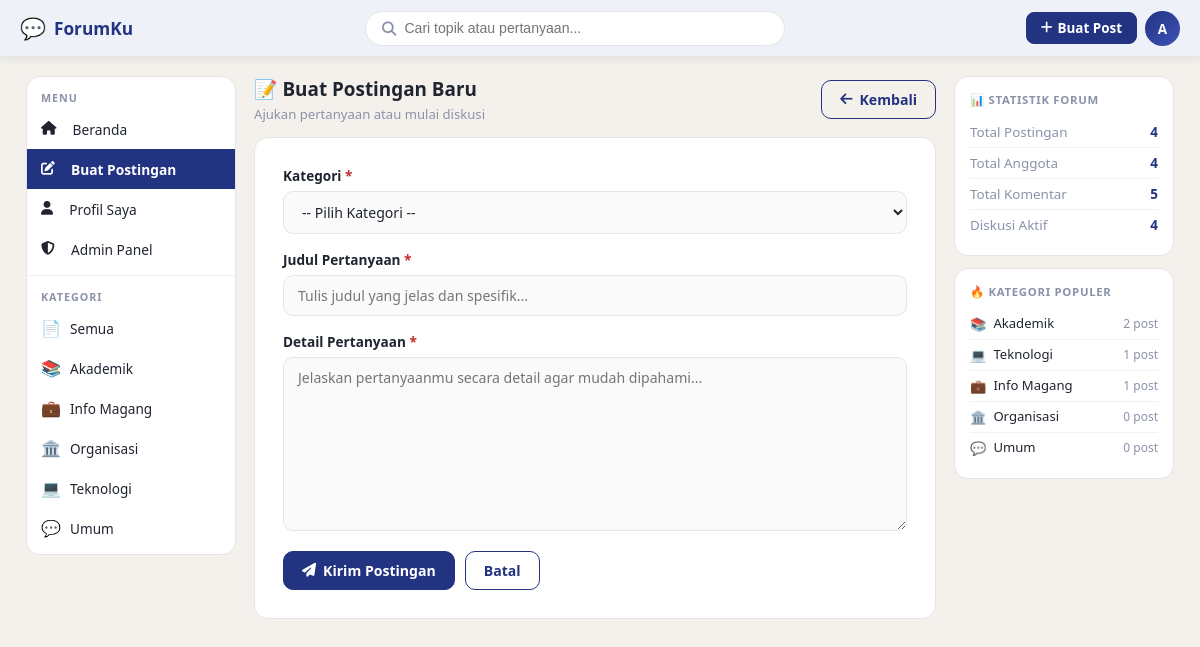
The app's page /post/create.php (signed in) with its own data.
### tables this page shows
CREATE TABLE tb_kategori (
    id_kategori INT AUTO_INCREMENT PRIMARY KEY,
    nama_kategori VARCHAR(50) NOT NULL UNIQUE,
    deskripsi TEXT,
    icon VARCHAR(10) DEFAULT '📁'
);

### config/db.php (called while the page is built, shortened)
<?php
function clean($d)
{
    return htmlspecialchars(strip_tags(trim($d)));
}
function getInitial($u)
{
    return strtoupper(substr($u, 0, 1));
}

### post/create.php (the view, shortened to what this page needs)
<?php
require_once $_SERVER['DOCUMENT_ROOT'].'/forum_diskusi/config/db.php';
require_once $_SERVER['DOCUMENT_ROOT'].'/forum_diskusi/includes/header.php';
?>
<div class="page-header">
  <div>
    <h1 class="page-title">&#128221; Buat Postingan Baru</h1>
    <p class="page-subtitle">Ajukan pertanyaan atau mulai diskusi</p>
  </div>
  <a href="<?= BASE_URL ?>" class="btn btn-outline"><i class="fa fa-arrow-left"></i> Kembali</a>
</div>
<div class="form-card-wide">
  <form method="POST">
    <div class="form-group">
      <label class="form-label">Kategori <span style="color:#c62828">*</span></label>
      <select name="id_kategori" class="form-control" required>
        <option value="">-- Pilih Kategori --</option>
      </select>
    </div>
    <div class="form-group">
      <label class="form-label">Judul Pertanyaan <span style="color:#c62828">*</span></label>
      <input type="text" name="judul" class="form-control" placeholder="Tulis judul yang jelas dan spesifik..." value="<?= clean($_POST['judul']??'') ?>" required>
    </div>
    <div class="form-group">
      <label class="form-label">Detail Pertanyaan <span style="color:#c62828">*</span></label>
      <textarea name="isi" class="form-control" rows="8" placeholder="Jelaskan pertanyaanmu secara detail agar mudah dipahami..."><?= clean($_POST['isi']??'') ?></textarea>
    </div>
    <div style="display:flex;gap:10px;flex-wrap:wrap;">
      <button type="submit" class="btn btn-primary"><i class="fa fa-paper-plane"></i> Kirim Postingan</button>
      <a href="<?= BASE_URL ?>" class="btn btn-outline">Batal</a>
    </div>
  </form>
</div>
<?php require_once $_SERVER['DOCUMENT_ROOT'].'/forum_diskusi/includes/footer.php'; ?>

### includes/header.php (shortened to what this page needs)
<?php
$cur_page = basename($_SERVER['PHP_SELF']);
$cur_dir  = basename(dirname($_SERVER['PHP_SELF']));
$kat_q = mysqli_query($conn, "SELECT * FROM tb_kategori ORDER BY nama_kategori ASC");
?>
<!DOCTYPE html>
<html lang="id">
<head>
  <link rel="stylesheet" href="<?= BASE_URL ?>/assets/css/style.css">
  <link rel="stylesheet" href="https://cdnjs.cloudflare.com/ajax/libs/font-awesome/6.4.2/css/all.min.css">
</head>
<body>
<nav class="navbar">
  <a href="<?= BASE_URL ?>" class="navbar-brand">
    <span class="brand-icon">&#128172;</span>
    <span>ForumKu</span>
  </a>
  <form class="navbar-search" action="<?= BASE_URL ?>/index.php" method="GET">
    <span class="search-icon"><i class="fa fa-magnifying-glass"></i></span>
    <input type="text" name="q" placeholder="Cari topik atau pertanyaan..."
           value="<?= isset($_GET['q']) ? clean($_GET['q']) : '' ?>">
  </form>
  <div class="navbar-actions">
    <?php if (isset($_SESSION['user_id'])): ?>
      <a href="<?= BASE_URL ?>/post/create.php" class="btn-nav btn-nav-primary">
        <i class="fa fa-plus"></i> Buat Post
      </a>
      <div class="user-avatar" onclick="toggleDropdown()" id="userAvatar">
        <?= getInitial($_SESSION['username']) ?>
      </div>
    <?php else: ?>
      <a href="<?= BASE_URL ?>/auth/login.php" class="btn-nav btn-nav-outline">Masuk</a>
      <a href="<?= BASE_URL ?>/auth/register.php" class="btn-nav btn-nav-primary">Daftar</a>
    <?php endif; ?>
  </div>
</nav>
<div class="layout">
  <aside class="sidebar">
    <div class="sidebar-section">
      <span class="sidebar-title">Menu</span>
      <nav class="sidebar-nav">
        <a href="<?= BASE_URL ?>/" class="<?= ($cur_page==='index.php' && $cur_dir!=='admin') ? 'active':'' ?>">
          <i class="fa fa-house"></i>&nbsp; Beranda
        </a>
        <?php if (isset($_SESSION['user_id'])): ?>
        <a href="<?= BASE_URL ?>/post/create.php" class="<?= $cur_page==='create.php'?'active':'' ?>">
          <i class="fa fa-pen-to-square"></i>&nbsp; Buat Postingan
        </a>
        <a href="<?= BASE_URL ?>/profile.php" class="<?= $cur_page==='profile.php'?'active':'' ?>">
          <i class="fa fa-user"></i>&nbsp; Profil Saya
        </a>
        <?php if ($_SESSION['role']==='admin'): ?>
        <a href="<?= BASE_URL ?>/admin/index.php" class="<?= $cur_dir==='admin'?'active':'' ?>">
          <i class="fa fa-shield-halved"></i>&nbsp; Admin Panel
        </a>
        <?php endif; ?>
        <?php endif; ?>
      </nav>
    </div>
    <div class="sidebar-section">
      <span class="sidebar-title">Kategori</span>
      <nav>
        <a href="<?= BASE_URL ?>/" class="kategori-item <?= ($cur_page==='index.php'&&$cur_dir!=='admin'&&!isset($_GET['kat']))?'active':'' ?>">
          <span class="kat-icon">&#128196;</span>
          <span class="kat-name">Semua</span>
        </a>
        <?php while($kat=mysqli_fetch_assoc($kat_q)): ?>
        <a href="<?= BASE_URL ?>/?kat=<?= $kat['id_kategori'] ?>" class="kategori-item <?= (isset($_GET['kat'])&&(int)$_GET['kat']===(int)$kat['id_kategori'])?'active':'' ?>">
          <span class="kat-icon"><?= $kat['icon'] ?></span>
          <span class="kat-name"><?= clean($kat['nama_kategori']) ?></span>
        </a>
        <?php endwhile; ?>
      </nav>
    </div>
  </aside>
  <main class="main-content">

### includes/footer.php (shortened to what this page needs)
  </main>
  <aside class="right-panel">
    <?php
    $r_posts  = mysqli_fetch_assoc(mysqli_query($conn,"SELECT COUNT(*) c FROM tb_postingan"))['c'];
    $r_users  = mysqli_fetch_assoc(mysqli_query($conn,"SELECT COUNT(*) c FROM tb_user"))['c'];
    $r_koms   = mysqli_fetch_assoc(mysqli_query($conn,"SELECT COUNT(*) c FROM tb_komentar"))['c'];
    $r_open   = mysqli_fetch_assoc(mysqli_query($conn,"SELECT COUNT(*) c FROM tb_postingan WHERE status='open'"))['c'];
    ?>
    <div class="right-panel-card">
      <span class="right-panel-title">&#128202; Statistik Forum</span>
      <div class="stat-row"><span class="stat-row-label">Total Postingan</span><span class="stat-row-value"><?= $r_posts ?></span></div>
      <div class="stat-row"><span class="stat-row-label">Total Anggota</span><span class="stat-row-value"><?= $r_users ?></span></div>
      <div class="stat-row"><span class="stat-row-label">Total Komentar</span><span class="stat-row-value"><?= $r_koms ?></span></div>
      <div class="stat-row"><span class="stat-row-label">Diskusi Aktif</span><span class="stat-row-value"><?= $r_open ?></span></div>
    </div>
    <?php
    $top_kat = mysqli_query($conn,"SELECT k.id_kategori,k.nama_kategori,k.icon,COUNT(p.id_post) cnt FROM tb_kategori k LEFT JOIN tb_postingan p ON p.id_kategori=k.id_kategori GROUP BY k.id_kategori ORDER BY cnt DESC LIMIT 5");
    ?>
    <div class="right-panel-card">
      <span class="right-panel-title">&#128293; Kategori Populer</span>
      <?php while($tk=mysqli_fetch_assoc($top_kat)): ?>
      <a href="<?= BASE_URL ?>/?kat=<?= $tk['id_kategori'] ?>" class="top-category">
        <span><?= $tk['icon'] ?></span>
        <span class="top-category-name"><?= clean($tk['nama_kategori']) ?></span>
        <span class="top-category-count"><?= $tk['cnt'] ?> post</span>
      </a>
      <?php endwhile; ?>
    </div>
  </aside>
</div>
</body>
</html>

### records on screen
tb_kategori: icon "📚", nama_kategori "Akademik", cnt "2"
tb_kategori: icon "💼", nama_kategori "Info Magang", cnt "1"
tb_kategori: icon "🏛️", nama_kategori "Organisasi", cnt "0"
tb_kategori: icon "💻", nama_kategori "Teknologi", cnt "1"
tb_kategori: icon "💬", nama_kategori "Umum", cnt "0"

### other values on screen
getInitial($_SESSION['username']) "A"
$r_posts "4"
$r_users "4"
$r_koms "5"
$r_open "4"
